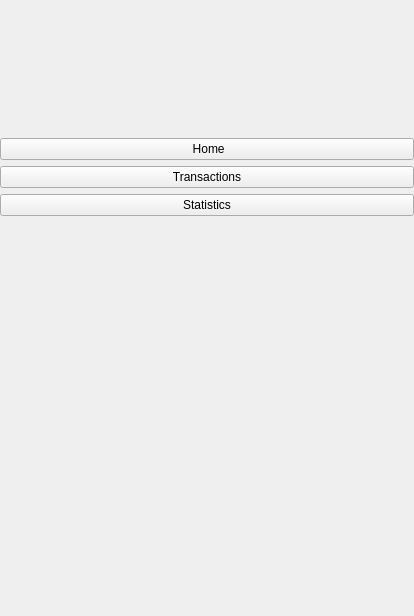
<?xml version="1.0" encoding="UTF-8"?>
<ui version="4.0">
 <class>SectionsColumn</class>
 <widget class="QWidget" name="SectionsColumn">
  <property name="geometry">
   <rect>
    <x>0</x>
    <y>0</y>
    <width>414</width>
    <height>616</height>
   </rect>
  </property>
  <property name="sizePolicy">
   <sizepolicy hsizetype="Expanding" vsizetype="Expanding">
    <horstretch>0</horstretch>
    <verstretch>0</verstretch>
   </sizepolicy>
  </property>
  <property name="windowTitle">
   <string>Form</string>
  </property>
  <layout class="QVBoxLayout" name="verticalLayout">
   <property name="leftMargin">
    <number>0</number>
   </property>
   <property name="topMargin">
    <number>0</number>
   </property>
   <property name="rightMargin">
    <number>0</number>
   </property>
   <property name="bottomMargin">
    <number>0</number>
   </property>
   <item>
    <spacer name="verticalSpacer_2">
     <property name="orientation">
      <enum>Qt::Orientation::Vertical</enum>
     </property>
     <property name="sizeHint" stdset="0">
      <size>
       <width>20</width>
       <height>40</height>
      </size>
     </property>
    </spacer>
   </item>
   <item>
    <widget class="QPushButton" name="homeButton">
     <property name="text">
      <string> Home</string>
     </property>
     <property name="icon">
      <iconset resource="resource.qrc">
       <normaloff>:/img/img/home.svg</normaloff>:/img/img/home.svg</iconset>
     </property>
    </widget>
   </item>
   <item>
    <widget class="QPushButton" name="transactionsListButton">
     <property name="text">
      <string>Transactions</string>
     </property>
     <property name="icon">
      <iconset resource="resource.qrc">
       <normaloff>:/img/img/receipt.svg</normaloff>:/img/img/receipt.svg</iconset>
     </property>
    </widget>
   </item>
   <item>
    <widget class="QPushButton" name="pushButton_3">
     <property name="text">
      <string>Statistics</string>
     </property>
    </widget>
   </item>
   <item>
    <spacer name="verticalSpacer">
     <property name="orientation">
      <enum>Qt::Orientation::Vertical</enum>
     </property>
     <property name="sizeType">
      <enum>QSizePolicy::Policy::Expanding</enum>
     </property>
     <property name="sizeHint" stdset="0">
      <size>
       <width>20</width>
       <height>400</height>
      </size>
     </property>
    </spacer>
   </item>
  </layout>
 </widget>
 <resources>
  <include location="resource.qrc"/>
 </resources>
 <connections/>
</ui>
